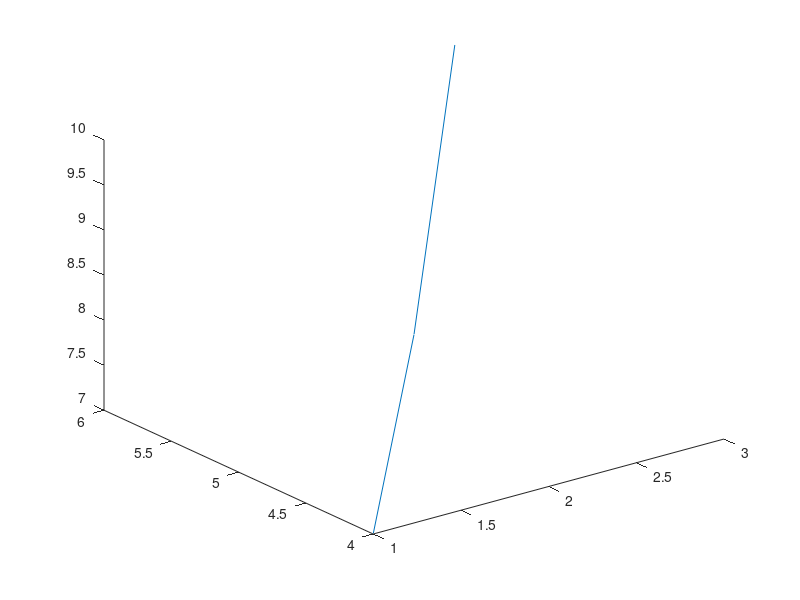

Reproduce this figure in MATLAB.
figure_handle = figure();
line_handle = plot3([1 2 3], [4 5 6], [7 8 10]);
axes_handle = gca();

openmat_result = [ ...
    double(strcmp(class(line_handle), 'matlab.graphics.chart.primitive.Line')), ...
    get(line_handle, 'XData'), ...
    get(line_handle, 'YData'), ...
    get(line_handle, 'ZData'), ...
    get(axes_handle, 'View'), ...
    get(axes_handle, 'XLim'), ...
    get(axes_handle, 'YLim'), ...
    get(axes_handle, 'ZLim'), ...
    double(strcmp(get(axes_handle, 'Projection'), 'orthographic')), ...
    double(strcmp(get(line_handle, 'LineStyle'), '-')), ...
    double(strcmp(get(line_handle, 'Marker'), 'none')), ...
    get(line_handle, 'LineWidth'), ...
    get(line_handle, 'MarkerSize') ...
];
close(figure_handle);
